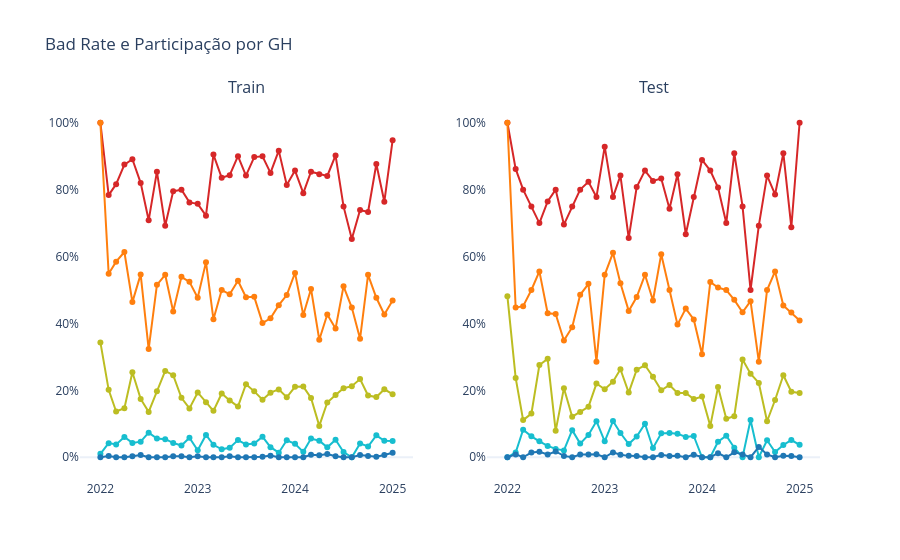
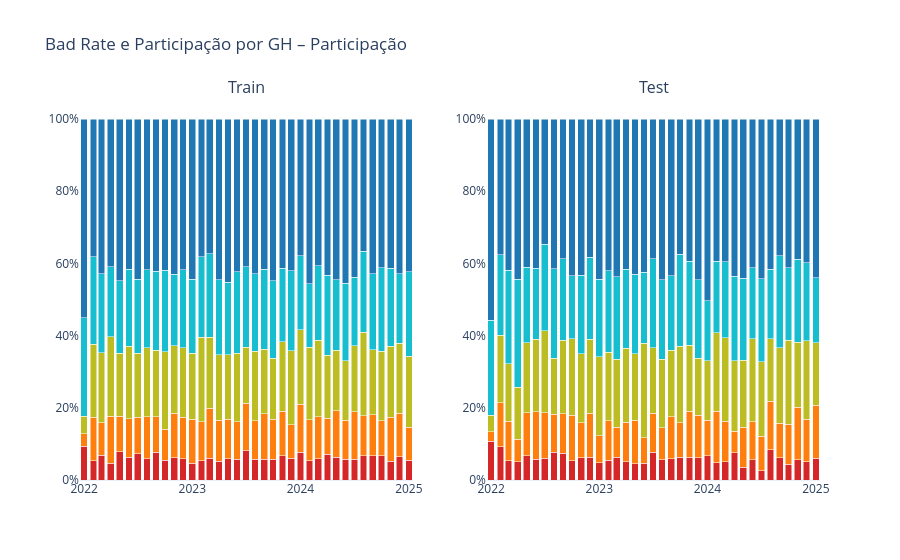

The notebook cell saved with these charts, in order:
### Code cell
cores_personalizadas = ["#d62728", "#ff7f0e", "#bcbd22", "#17becf", "#1f77b4"]

fig_rate, fig_share = evaluator.plot_event_rate(
    splits=["train", "test"],  # ou None para auto-detectar
    separated=True,                   # ← mostra cada split em coluna própria
    save=False,
    title="Bad Rate e Participação por GH",
    custom_colors=cores_personalizadas,
)

fig_rate.show()
fig_share.show()
